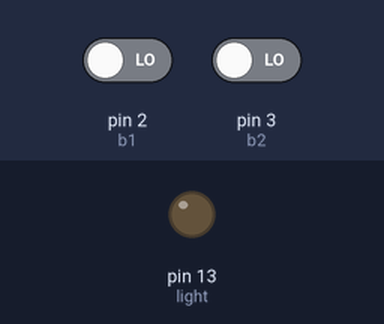
The sketch below on a simulated Arduino Uno, built with avr-gcc and run on an emulated ATmega328P. Parts: output pins drawn as LEDs (lit = HIGH). The test bench sets the inputs (shaded band); at power-on: pin 2 (b1) LOW, pin 3 (b2) LOW.

Above: at 1.2 s.
1.3 s: pin 2 (b1) driven HIGH
At 1.6 s:
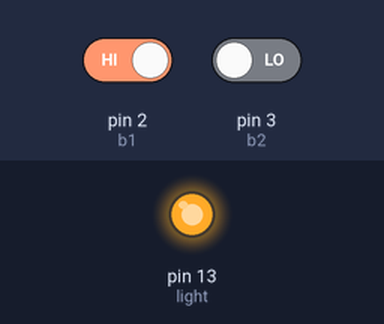
2.8 s: pin 2 (b1) driven LOW
At 3.9 s:
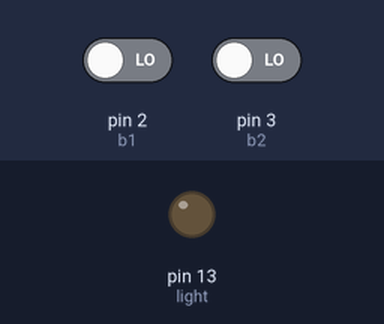
4.3 s: pin 3 (b2) driven HIGH
At 5.1 s:
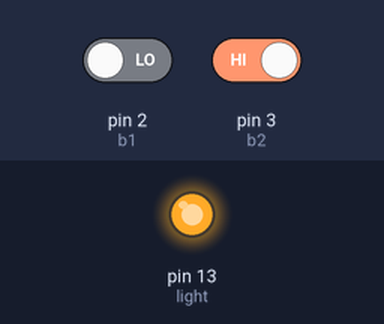
Timing chart, 0 to 7.3 s (numbered marks = the images above; inputs shaded):
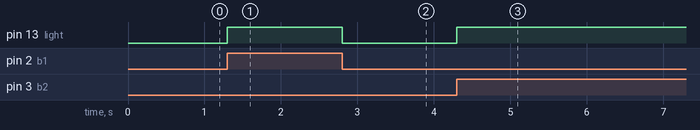

Measured:
- after the input at 1.3 s, pin 13 (light): LOW → HIGH at once
- after the input at 2.8 s, pin 13 (light): HIGH → LOW at once
- after the input at 4.3 s, pin 13 (light): LOW → HIGH at once

The sketch:

Circuit5.ino
```cpp
// Oliver Szabo

int b1 = 2;
int b2 = 3;
int light = 13;

void setup() {
  // put your setup code here, to run once:
  pinMode(b1, INPUT); // Setting appropriate pin modes
  pinMode(b2, INPUT);
  pinMode(light, OUTPUT);
}

void loop() {
  // put your main code here, to run repeatedly:
  int i = 0; // simulates an XOR gate (directions unclear)
  if (digitalRead(b1) == HIGH) {
    i++;
  }
  if (digitalRead(b2) == HIGH) {
    i++;
  }
  if (i == 1) {
    digitalWrite(light, HIGH);
  } else {
    digitalWrite(light, LOW);
  }
}
```
